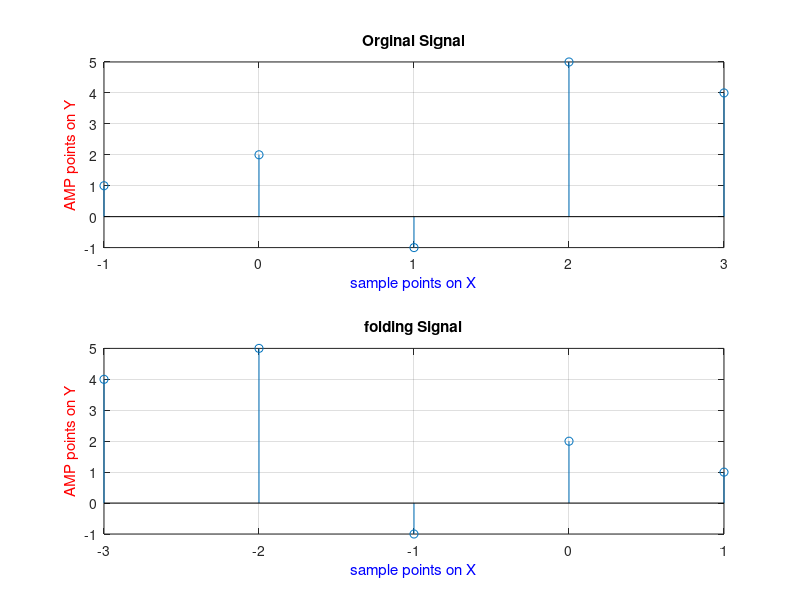

MATLAB code to generate this figure:
%©ALRAAAFI (ID-22111128:JSTUCSE4th)
clc;
clear all;
close all;

x = [1,2,-1,5,4]; % p =1
n = -1:3;

y = fliplr(x);
N = -fliplr(n);



subplot(2,1, 1);
stem( n,x );
grid on;
xlabel('sample points on X','Color',[0,0,1]);
ylabel('AMP points on Y','Color',[1,0,0]);
title('Orginal Signal')



subplot(2,1, 2);
stem( N,y );
grid on;
xlabel('sample points on X','Color',[0,0,1]);
ylabel('AMP points on Y','Color',[1,0,0]);
title('folding Signal')
